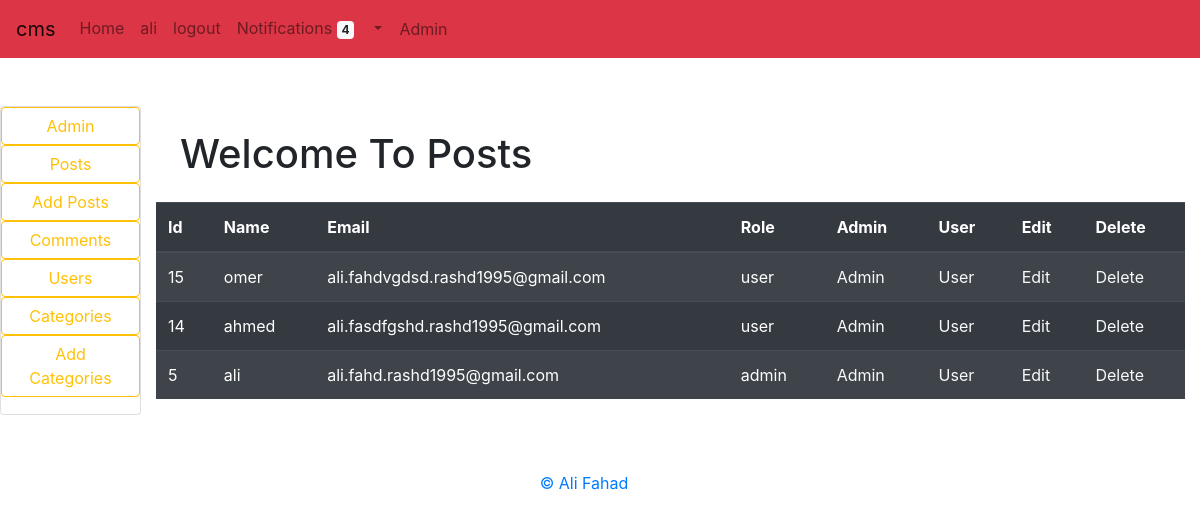
/admin/users.php (signed in), run on the app's committed database.
### tables this page shows
CREATE TABLE `users` (
  `user_id` int(255) NOT NULL,
  `user_name` varchar(255) NOT NULL,
  `user_password` varchar(255) NOT NULL,
  `user_email` varchar(255) NOT NULL,
  `user_role` varchar(255) NOT NULL
);

### admin/users.php (the view, shortened to what this page needs)
<?php include "nav.php"; ?>
<div class="container">
<h1 class="m-4">Welcome To Posts</h1>
<table class="table table-striped table-dark">
                        <thead><tr>
                        <th>Id</th>
                        <th>Name</th>
                        <th>Email</th>
                        <th>Role</th>
                        <th>Admin</th>
                        <th>User</th>
                        <th>Edit</th>
                        <th>Delete</th>
                        </tr></thead><tbody>
                        <?php
        $query = "SELECT * FROM users ORDER BY user_id DESC";
        $select_posts = mysqli_query($connection,$query);
        while($row = mysqli_fetch_assoc($select_posts)){
        $user_id              = $row['user_id'];
        $user_name	         = $row['user_name'];
        $user_email        = $row['user_email'];
        $user_role         = $row['user_role'];
        echo "<tr>";
        echo "<td>$user_id</td>";
        echo "<td>$user_name</td>";
        echo "<td>$user_email</td>";
        echo "<td>$user_role </td>";
        echo "<td><a class='text-light' href='users.php?ap=$user_id'>Admin</a></td>";
        echo "<td><a class='text-light' href='users.php?unap=$user_id'>User</a></td>";
        echo "<td><a class='text-light' href='edit_user.php?edit=$user_id'>Edit</a></td>";
        echo "<td><a class='text-light' href='users.php?del=$user_id'>Delete</a></td>";
        echo "</tr>";}?>
        </tbody></table></div></div>
        <?php include "../footer.php";?>

### data on the page
users: user_id "15", user_name "omer", user_email "ali.fahdvgdsd.rashd1995@gmail.com", user_role "user"
users: user_id "14", user_name "ahmed", user_email "ali.fasdfgshd.rashd1995@gmail.com", user_role "user"
users: user_id "5", user_name "ali", user_email "ali.fahd.rashd1995@gmail.com", user_role "admin"

### other printed values
$_SESSION['user'] "ali"
